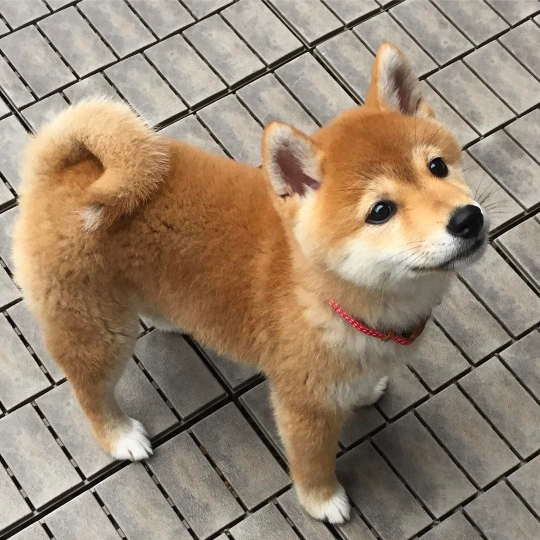
#> input picture shiba-imu.jpg, 1080 x 1080 px (shown at 1/2 size)
$ python main.py
#> lines starting #> are read from the running program, lines starting #| are printed output that depends on the picture; after the words box and inside, x2 and y2 are one past the last pixel; in counts of white or black regions, pixels touching at a corner belong together
"""Advanced Artificial Intelligence - Use an object recognition technique to analyse images and deduce the
object within"""

import cv2
import numpy as np
import matplotlib.pyplot as plt
from sklearn import svm
from sklearn.metrics import accuracy_score, confusion_matrix

print("This is a testing program using OpenCV library")
print(cv2.__version__)

# Model Building
# 1. Dataset
# Start by using the supplied dataset, it is then advisable to add representative images to your own
# importing flower dataset
image = cv2.imread("shiba-imu.jpg")
#> image is the input picture: shape (1080, 1080, 3); mean B, G, R 113.3, 133.8, 152.2
if image is None:
    print("Image is not loaded correctly")
else:
    print("OpenCV is installed and working correctly!")


# 2. Data Preprocessing
# Perform data preprocessing. Methods such as grey scaling and histogram equalization
# should be considered.
gray_image = cv2.cvtColor(image, cv2.COLOR_BGR2GRAY)
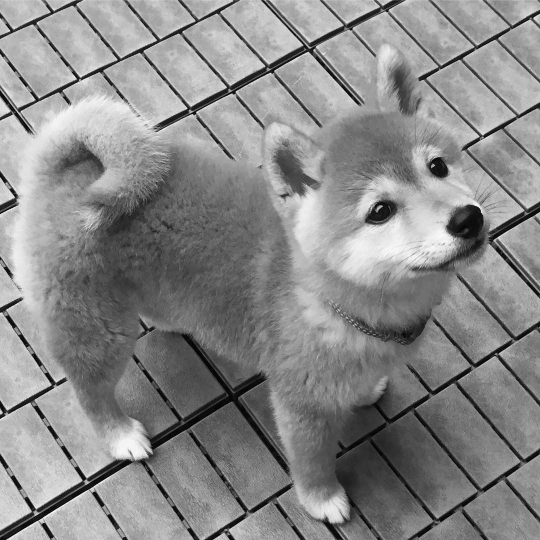
#> gray_image: shape (1080, 1080) (shown at 1/2 size); min 0, max 255, mean 136.9
resized_image = cv2.resize(gray_image, (28, 28))
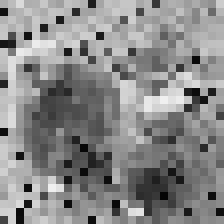
#> resized_image: shape (28, 28) (shown 8 times larger); min 5, max 240, mean 136.4
normalized_image = resized_image / 255.0


# 3. Building and testing the object recognition systems
# Build a tool that parses an image and attempts to identify which objects are present.
# Split up our data into training and test sets and train the object recognizer/recognition
# tool/system on the training set. Evaluate its performance on the test set.

# feature extraction
# Edge Detection: Detect edges using Canny edge detection.
edges = cv2.Canny(image, 100, 200)
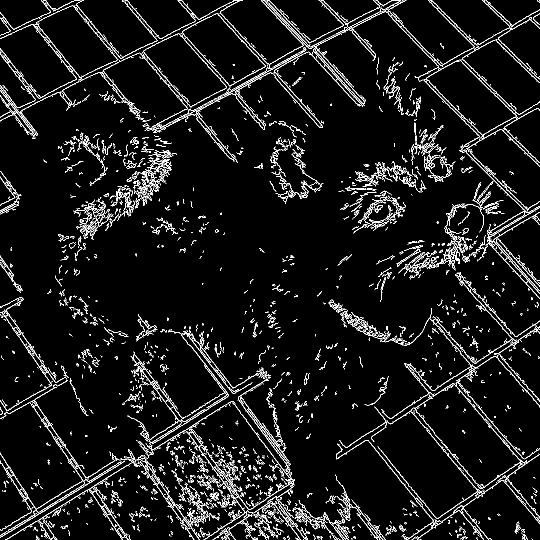
#> edges: shape (1080, 1080) (shown at 1/2 size); 6.2% white in thin lines or dots

# Contours: Find contours in the image.
contours, _ = cv2.findContours(edges, cv2.RETR_TREE, cv2.CHAIN_APPROX_SIMPLE)
#> contours = 2699 contours, 2475 with area under 20; largest, box (x1, y1, x2, y2) and area: (848, 119, 1033, 271) 12202, (852, 119, 1033, 271) 11921, (287, 67, 454, 215) 11740, (0, 11, 235, 181) 11662, (287, 67, 454, 214) 11506


face_cascade = cv2.CascadeClassifier(cv2.data.haarcascades + 'haarcascade_frontalface_default.xml')
faces = face_cascade.detectMultiScale(gray_image, 1.1, 4)
#> faces = [[648, 988, 55, 55], [880, 567, 70, 70]]

# Building the Recognition Model
# Haar Cascades: Use pre-trained Haar cascades for face detection.
face_cascade = cv2.CascadeClassifier(cv2.data.haarcascades + 'haarcascade_frontalface_default.xml')
faces = face_cascade.detectMultiScale(gray_image, 1.1, 4)

# Drawing Bounding Boxes: Draw boxes around detected features.
for (x, y, w, h) in faces:
    cv2.rectangle(image, (x, y), (x+w, y+h), (255, 0, 0), 2)
#> this loop made 2 passes
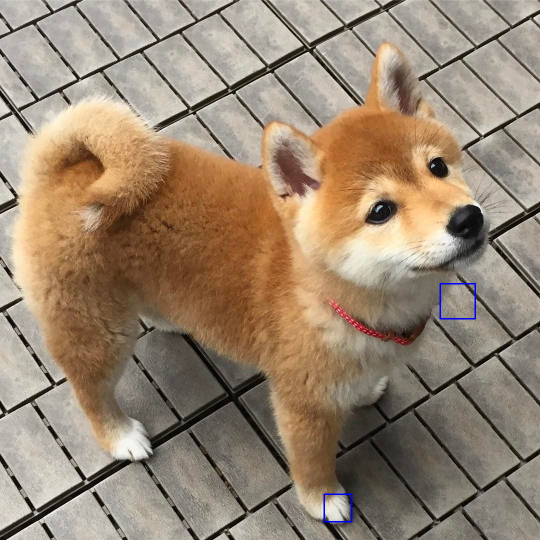
#> image: shape (1080, 1080, 3) (shown at 1/2 size); 0.13% of pixels changed, all inside (x1, y1, x2, y2) = (647, 566, 952, 1045)

# Model training
clf = svm.SVC(gamma='scale')
#> (the run stopped early here; a loop or call above may not have finished)
